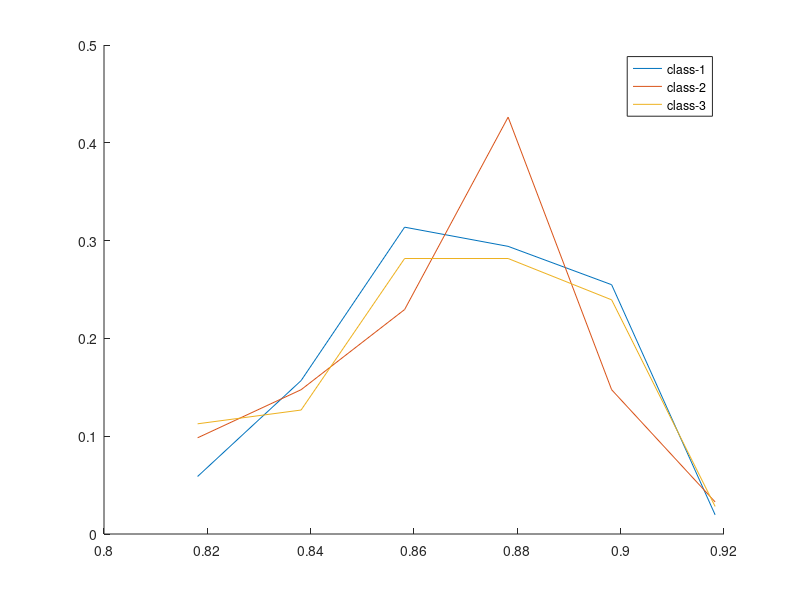
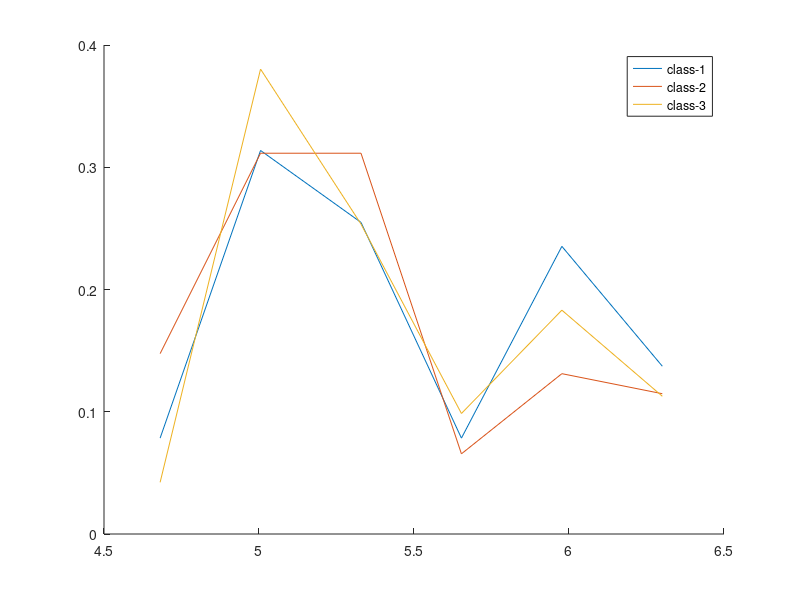

Recreate these plots in MATLAB, in order.
function script6
%SCRIPT6   Complete the exercise only using the code MATLAB language and the
%following functions as neeeded: load, size, zeros, logical, trace, repmat,
%fprintf, figure, hold all, plot, legend

    % c [class labels] mx1 vec of int>0
    % nc [num of classes] int;
    % x [attribute matrix, data]
    load('seed_data.mat');
    nk = 6;
    Md = naivebayes_train(c, nc, x, nk);
    c_hat = naivebayes_classify(Md, x(:, 1:end-1));

    % Leave-out-one CV part
    n_samples = size(x, 1);
    conf_mat = zeros(nc, nc);
    cv_round = n_samples;
    accuracy = 0;
    x = x(randperm(n_samples), :);
    for i = 1:cv_round
        ind_test = i;
        ind_train = 1:n_samples;
        ind_train(i) = [];
        Md = naivebayes_train(c(ind_train), nc, x(ind_train, :), nk);
        c_hat = naivebayes_classify(Md, x(ind_test, :));
        conf_mat(c(ind_test), c_hat) = conf_mat(c(ind_test), c_hat) + 1;
        if c(ind_test) == c_hat
            accuracy = accuracy + 1;
        end
    end

    accuracy = accuracy / n_samples
    conf_mat

    % Distribution Visualization
    Md = naivebayes_train(c, nc, x, nk);
    bin_width = (Md.attr_bounds(:, 2) - Md.attr_bounds(:, 1)) / Md.nk;
    for j = [3, 7]
        close all;
        figure;
        hold all;
        x_coors = (0.5:1:5.5) * bin_width(j) + Md.attr_bounds(j, 1);
        for ic = 1:nc
            y_coors = Md.pr(j, :, ic);
            plot(x_coors, y_coors);
        end
        clabels = {};
        for ic = 1:nc
            clabels(ic) = {strcat('class-', int2str(Md.labels(ic)))};
        end
        %legend({clabels(1), clabels(2), clabels(3)});
        legend(clabels);
    end

return
end


function Md = naivebayes_train(c,nc,x,nk)
%NAIVEBAYES_TRAIN   Train a Naive Bayes Classifier using histogram with k-bins.

    [m, n] = size(x);

    labels = unique(c);
    f_c = zeros(nc, 1);
    p_c = zeros(nc, 1);
    for k = 1:nc
        f_c(k) = sum(c == labels(k));
        p_c(k) = f_c(k) / m;
    end

    attr_bounds = zeros(n, 2); % min & max for each variable
    p_xj_c = zeros(n, nk, nc);
    for j = 1:n
        attr_bounds(j, 1) = min(x(:, j));
        attr_bounds(j, 2) = max(x(:, j)) + 0.01;
        bin_width = (attr_bounds(j, 2) - attr_bounds(j, 1)) / nk;
        for k = 1:nk
            low_lim = attr_bounds(j, 1) + bin_width * (k - 1);
            hih_lim = attr_bounds(j, 1) + bin_width * k;
            for ic = 1:nc
                combined_freq = sum((x(:, j) >= low_lim) & (x(:, j) < hih_lim) & (c == labels(ic)));
                p_xj_c(j, k, ic) = (combined_freq + 1) / (f_c(ic) + 1); % Laplace Correction
            end
        end
    end

    Md.pr = p_xj_c;
    Md.pc = p_c;
    Md.attr_bounds = attr_bounds;
    Md.nk = nk;
    Md.labels = labels;
end

function b = naivebayes_classify(Md,y)
%NAIVEBAYES_TEST   Classify attribute data Y using Naive Bayes model PR.

    [k, n] = size(y);
    b = zeros(k, 1);
    nc = length(Md.labels);
    bin_width = (Md.attr_bounds(:, 2) - Md.attr_bounds(:, 1)) / Md.nk;

    for iy = 1:k
        % discretize the test data
        row = zeros(n, 1);
        for j = 1:n
            row(j) = ceil((y(iy, j) - Md.attr_bounds(j, 1)) / bin_width(j));
            if row(j) < 1
                row(j) = 1;
            elseif row(j) > Md.nk
                row(j) = Md.nk;
            end
        end

        pr_hat = Md.pc;
        for ic = 1:nc
            for j = 1:n
                pr_hat(ic) = pr_hat(ic) * Md.pr(j, row(j), ic);
            end
        end
        b(iy) = Md.labels(find(pr_hat == max(pr_hat)));
    end

end

